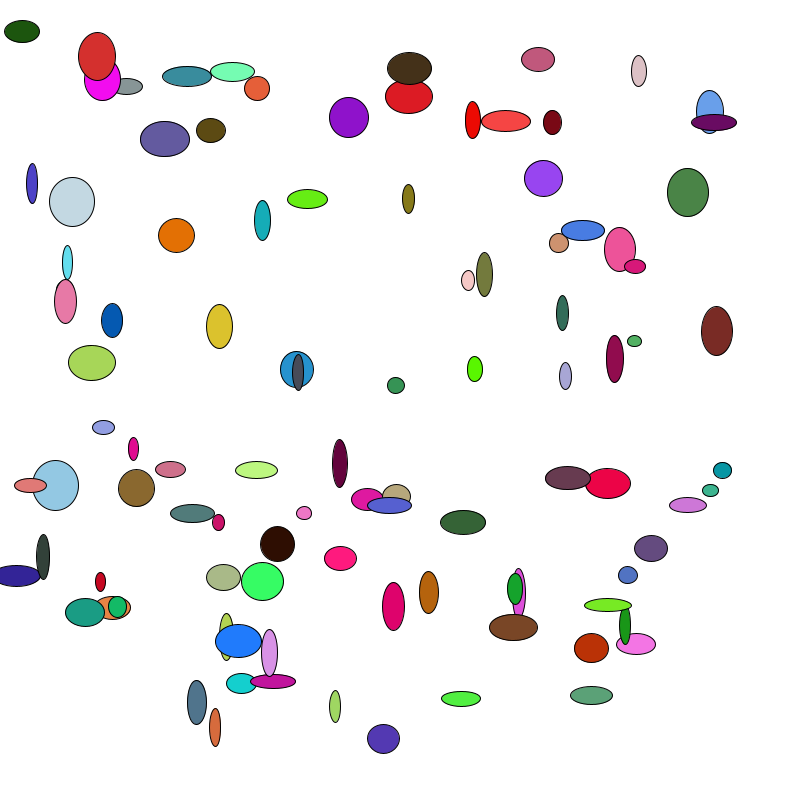
Frame 1 (no input)
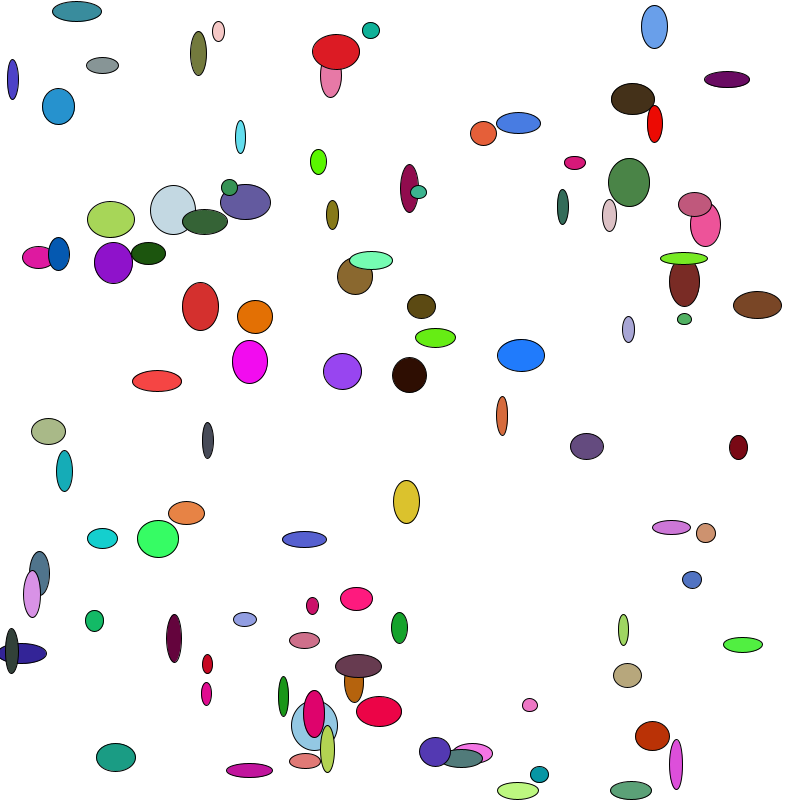
Frame 60 (the mouse pressed at the canvas centre just before this capture)
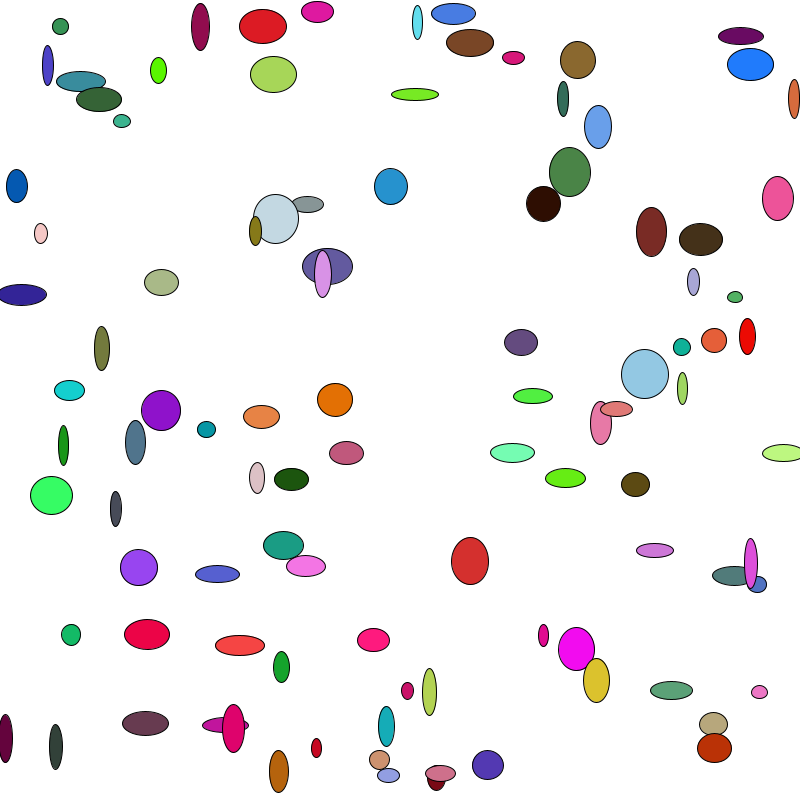
Frame 120 (the mouse held since frame 60 and released just before this capture)

The Processing sketch that drew these frames (run headless with seeded random() and noise(); from frame 60 on, the mouse is pressed at the canvas centre):

// Processing sketch: processing_87886
// ── processing_87886.pde

/* OpenProcessing Tweak of *@*http://www.openprocessing.org/sketch/67346*@* */
/* !do not delete the line above, required for linking your tweak if you re-upload */
Ball[] myBalls = new Ball[100];

void setup() {
  size(800, 800);
  smooth();

  for (int i = 0; i < myBalls.length; i++) {

    myBalls[i] = new Ball();
    myBalls[i].setupBall(int(random(3)));
  }
}

void draw() {
  background(255);
  for (int i = 0; i <myBalls.length; i++) {
    myBalls[i].updateBall();
    myBalls[i].drawBall();
  }
}

class Ball {
  float x;
  float y;

  float w;
  float h;

  float xVel;
  float yVel;

  float r, g, b;

  void setupBall(int n) {
    x = random(10, width-60);
    y = random(10, height-60);

    w = random(10, 50);
    h = random(10, 50);

    r = random(255);
    g = random(255);
    b = random(255);

    if (n ==0) {

      xVel = random(2);
      yVel = random(2);
      if (random(50) < 25) {
        xVel*=-1;
      }
      if (random(50) < 25) {
        yVel*=-1;
      }
    }

    if (n == 1) {
      xVel = random(2, 4);
      yVel = random(2, 4);
      if (random(50) < 25) {
        xVel*=-1;
      }
      if (random(50) < 25) {
        yVel*=-1;
      }
     
    }
    
     if (n == 2) {
        xVel = random(4, 6);
        yVel = random(4, 6);
        if (random(50) < 25) {
          xVel*=-1;
        }
        if (random(50) < 25) {
          yVel*=-1;
        }
      }
  }


  void updateBall() {
    x += xVel;
    y += yVel;

    if (x < 0+(w/2) || x > width-(w/2)) {
      xVel*=-1;
    }

    if (y < 0+(h/2) || y > width-(h/2)) {
      yVel*=-1;
    }
  }

  void drawBall() {
    fill(r, g, b);
    ellipse(x, y, w, h);
  }
}
